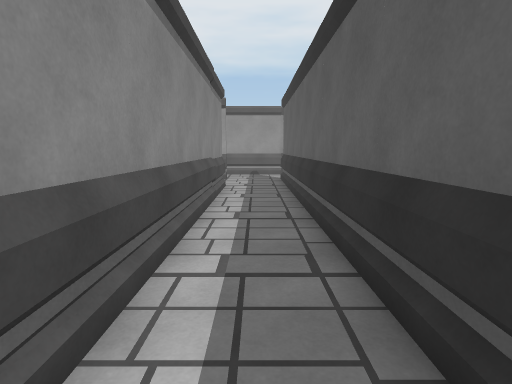
View 1 (above)

24 first-person views from a walk through a 3-D level made in the Unity game engine. The camera is 1.5 m above the floor, tilts 8° down and sees 80° across. The floor is counted in squares, 1 m on a side. Each view is taken from the middle of a square. On the plan, view 1 faces up. The plan holds only what a view shows up to about 15 squares ahead; the rest is blank. The place goes on beyond the plan. The player character is not drawn.

View 2
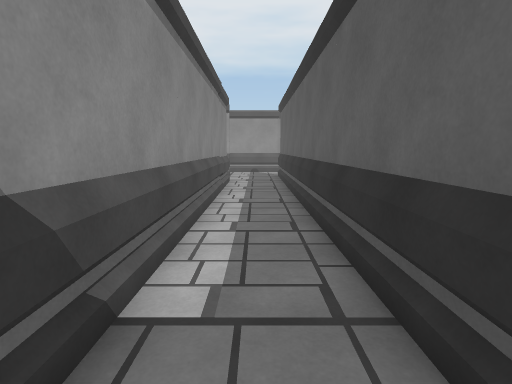

View 3
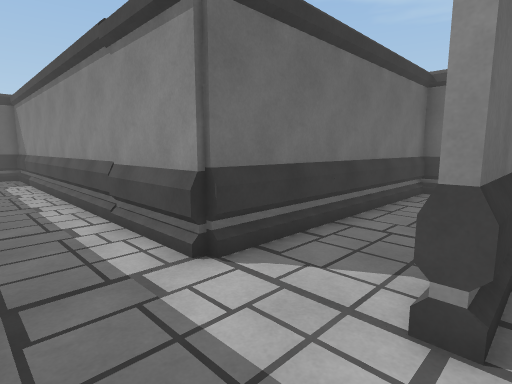

View 4
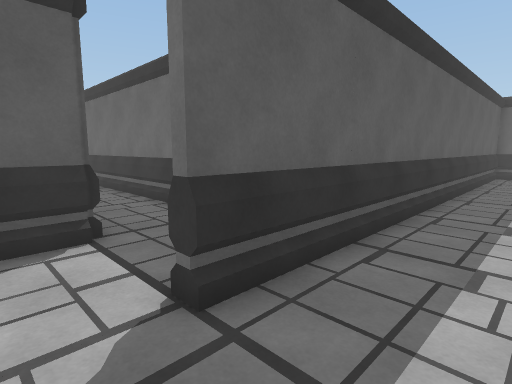

View 5
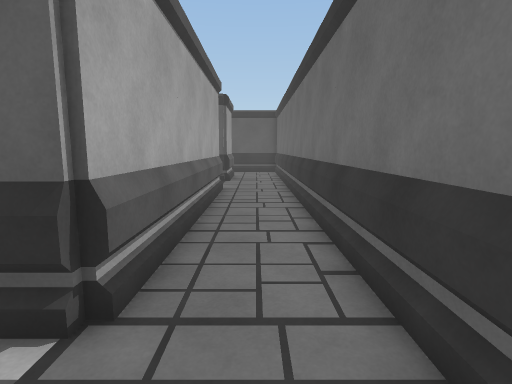

View 6
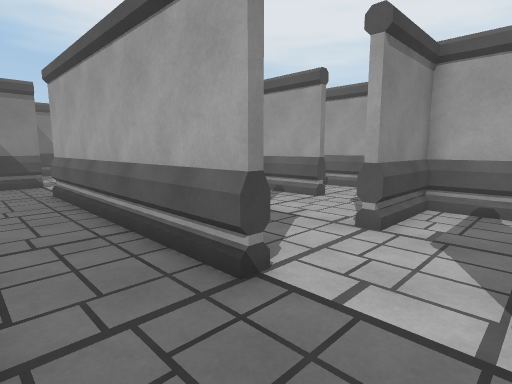

View 7
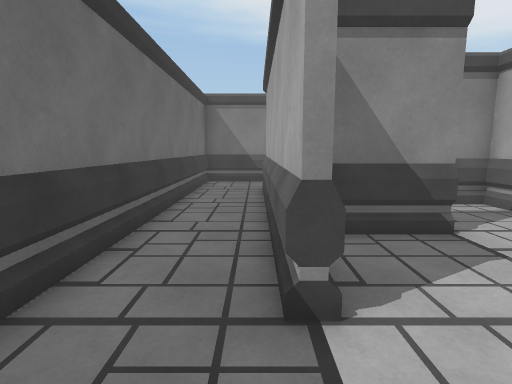

View 8
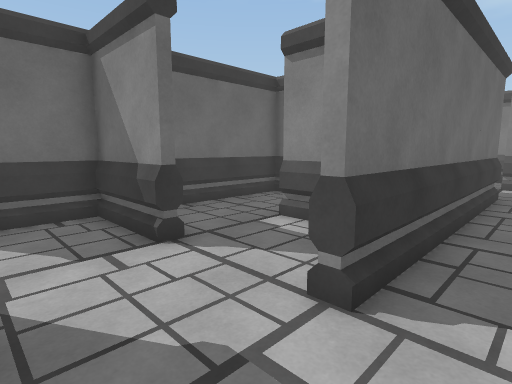

View 9
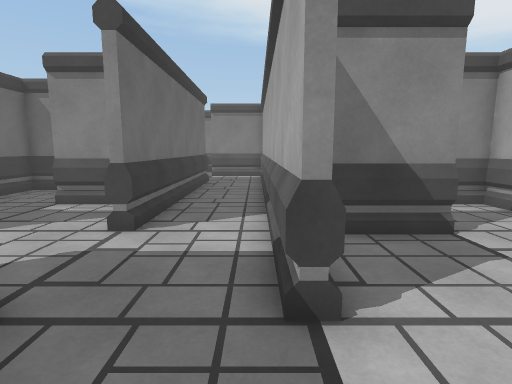

View 10
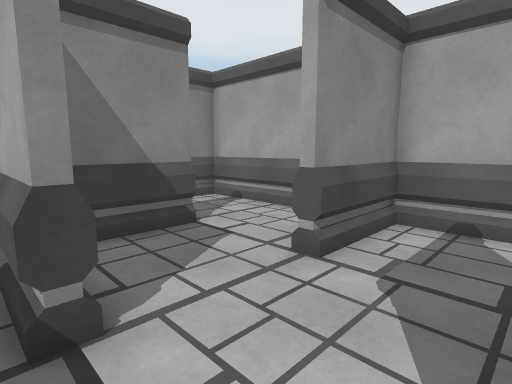

View 11
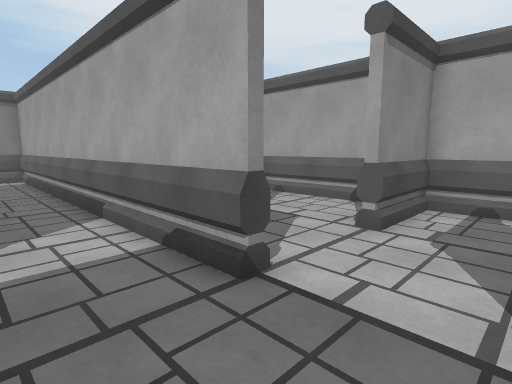

View 12
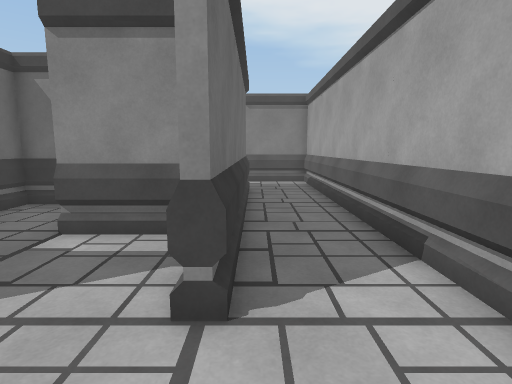

View 13
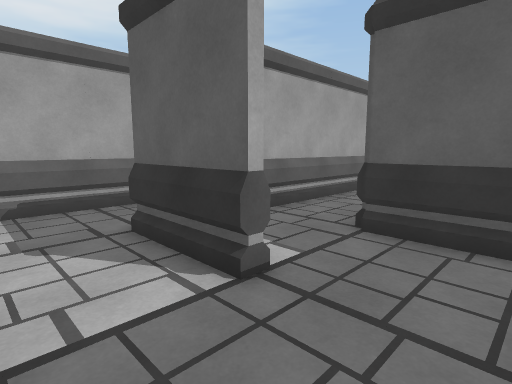

View 14
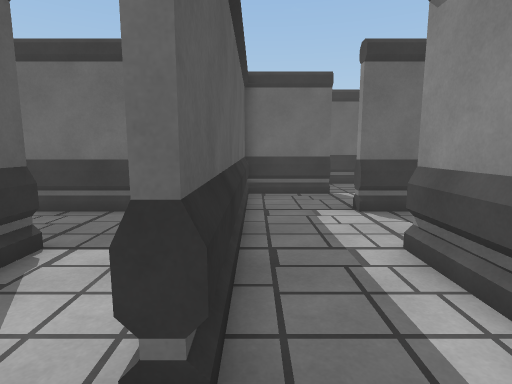

View 15
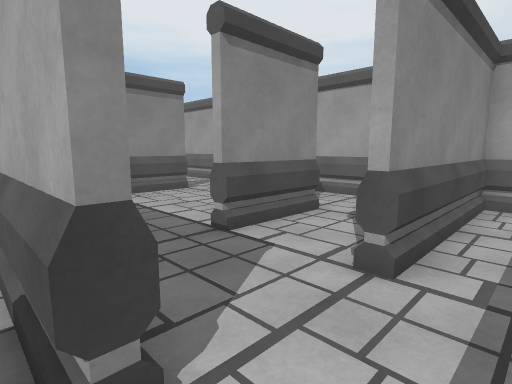

View 16
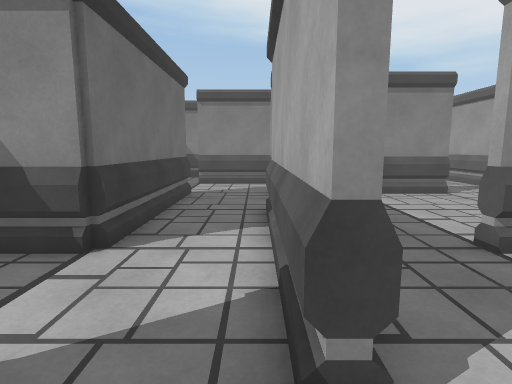

View 17
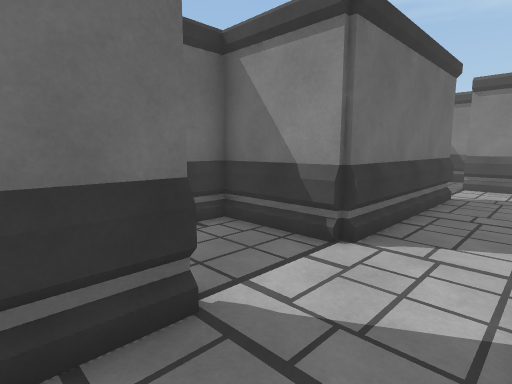

View 18
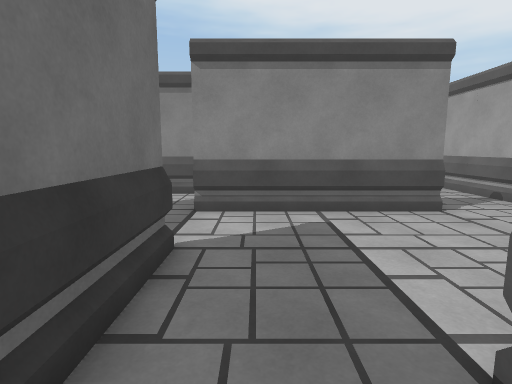

View 19
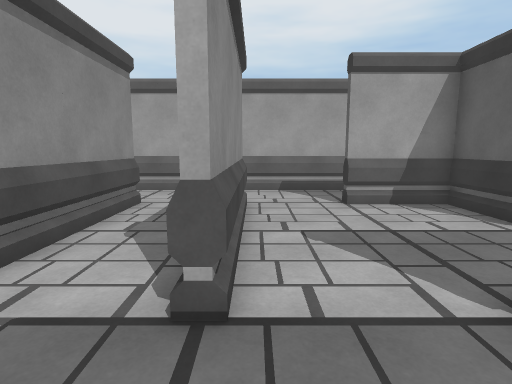

View 20
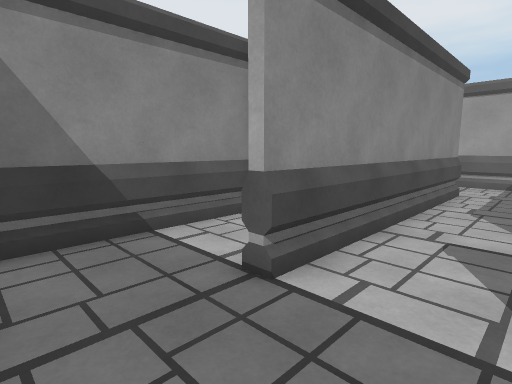

View 21
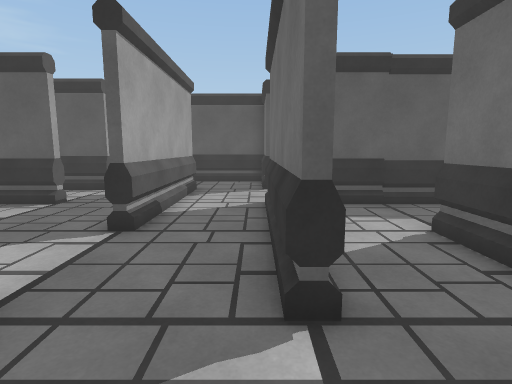

View 22
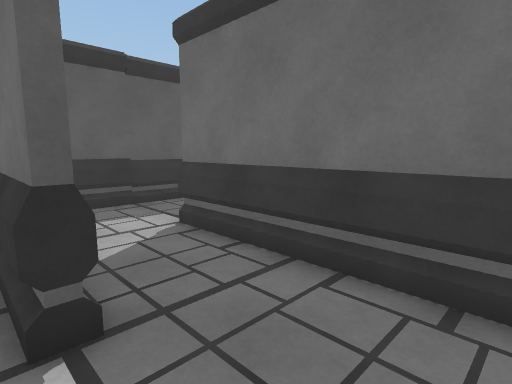

View 23
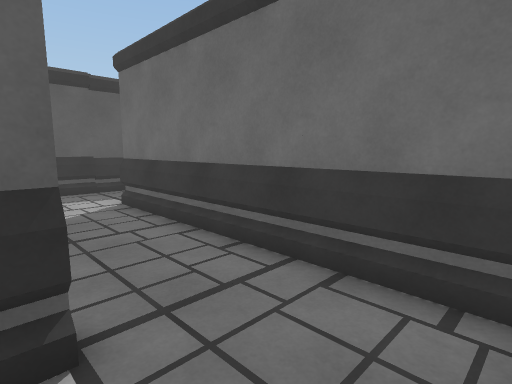

View 24
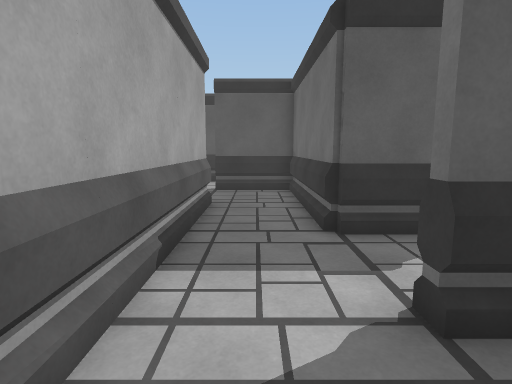

### Floor plan
Ten units are one square. View 1 is at (0, 0); x grows to the right and y downward. Boxes are objects, and circles mark ways between rooms. Rooms are numbered by the first view taken in them; rooms with no view inside come last. Other rooms are left out.
<svg viewBox="-229 -309 399 337">
<path fill="none" stroke="#000" d="M-135 -184 -135 -186 -75 -186 -75 -184 -135 -184M-76 -156 -46 -156 -46 -245M-165 -151 -165 -156 -104 -156 -104 -126 -14 -126 -14 23 14 23 14 -156M-106 -108 -106 -140M-104 -246 -104 -215 -106 -215 -106 -244 -135 -244 -135 -248M-164 -246 -164 -184 -168 -184M-14 -156 -14 -153M-102 -274 -124 -274M-126 -274 -165 -274M-75 -274 -75 -215M-194 -245 -194 -154 -196 -154 -196 -160M-66 -274 -73 -274 -73 -215 -76 -215 -76 -232M-224 -181 -224 -134M-219 -126 -135 -126M-175 -274 -211 -274M135 -159 135 -154 44 -154 44 -168M101 -186 106 -186 106 -156 125 -156M106 -213 96 -213M105 -215 95 -215M165 -152 165 -158M135 -213 135 -185M154 -213 137 -213 137 -184 132 -184M154 -215 137 -215M14 -156 16 -156 16 -126 165 -126M-32 -156 -14 -156M135 -249 135 -244 125 -244M106 -276 106 -252M135 -304 135 -275M121 -304 96 -304M156 -304 137 -304 137 -274 132 -274M14 -192 14 -216 106 -216 106 -213M-16 -245 29 -245M15 -274 -56 -274M-20 -186 6 -186M-46 -245 -42 -245M125 -244 -14 -244 -14 -215 -16 -215 -16 -247 44 -247 44 -266M46 -166 46 -156 88 -156M96 -213 76 -213 76 -185M95 -215 76 -215"/>
<circle cx="-5" cy="-150" r="3" fill="#2a7"/>
<circle cx="-50" cy="-255" r="3" fill="#2a7"/>
<circle cx="10" cy="-165" r="3" fill="#2a7"/>
<circle cx="115" cy="-210" r="3" fill="#2a7"/>
<circle cx="100" cy="-195" r="3" fill="#2a7"/>
<circle cx="130" cy="-225" r="3" fill="#2a7"/>
<text x="-110" y="-170">1</text>
<text x="110" y="-160">2</text>
<text x="-20" y="-170">3</text>
<text x="130" y="-260">4</text>
<text x="20" y="-230">5</text>
<text x="70" y="-180">6</text>
</svg>
Room 1 opens to room 3. Room 1 opens to room 5. Room 2 opens to room 3. Room 2 opens to room 5. Room 2 opens to room 6. Room 4 opens to room 5.

Where each view was taken, in squares from view 1:
view 1: 0 up, 0 right, facing up
view 2: 2 down, 0 right, facing up
view 3: 16 up, 1 right, facing down-left
view 4: 17 up, 1 left, facing down-right
view 5: 14 up, 2 right, facing right
view 6: 13 up, 16 right, facing up-left
view 7: 15 up, 16 right, facing left
view 8: 23 up, 13 right, facing down-left
view 9: 24 up, 16 right, facing left
view 10: 24 up, 16 right, facing up-left
view 11: 22 up, 16 right, facing up-left
view 12: 22 up, 13 right, facing left
view 13: 19 up, 4 left, facing up-right
view 14: 26 up, 5 left, facing down
view 15: 18 up, 6 left, facing up-left
view 16: 18 up, 6 left, facing left
view 17: 18 up, 6 left, facing down-left
view 18: 20 up, 9 left, facing left
view 19: 16 up, 16 left, facing up
view 20: 13 up, 17 left, facing up-left
view 21: 16 up, 19 left, facing right
view 22: 16 up, 19 left, facing down-right
view 23: 16 up, 22 left, facing down-right
view 24: 26 up, 7 left, facing right
